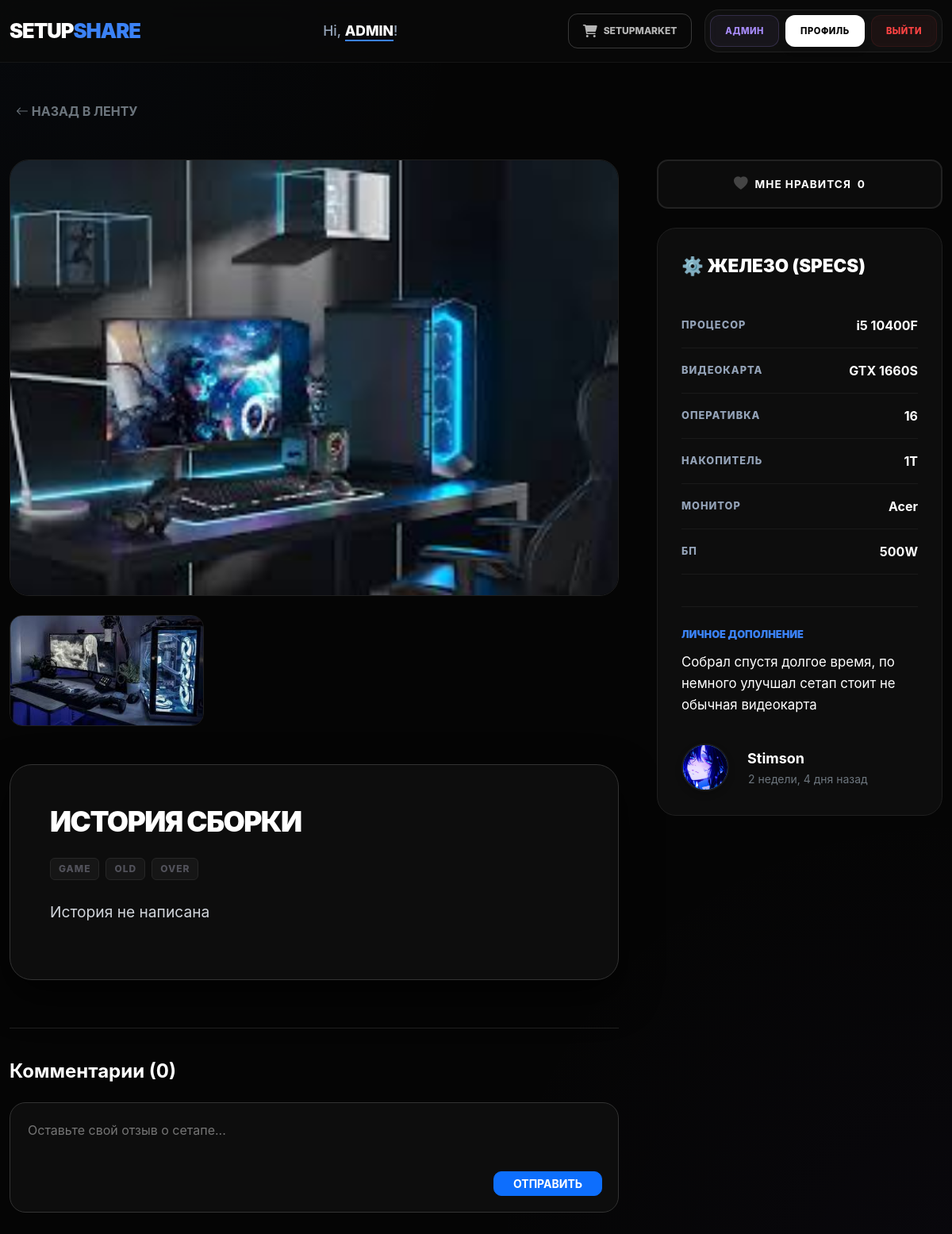
Page /detail/25 (signed in) on the earlier database version.
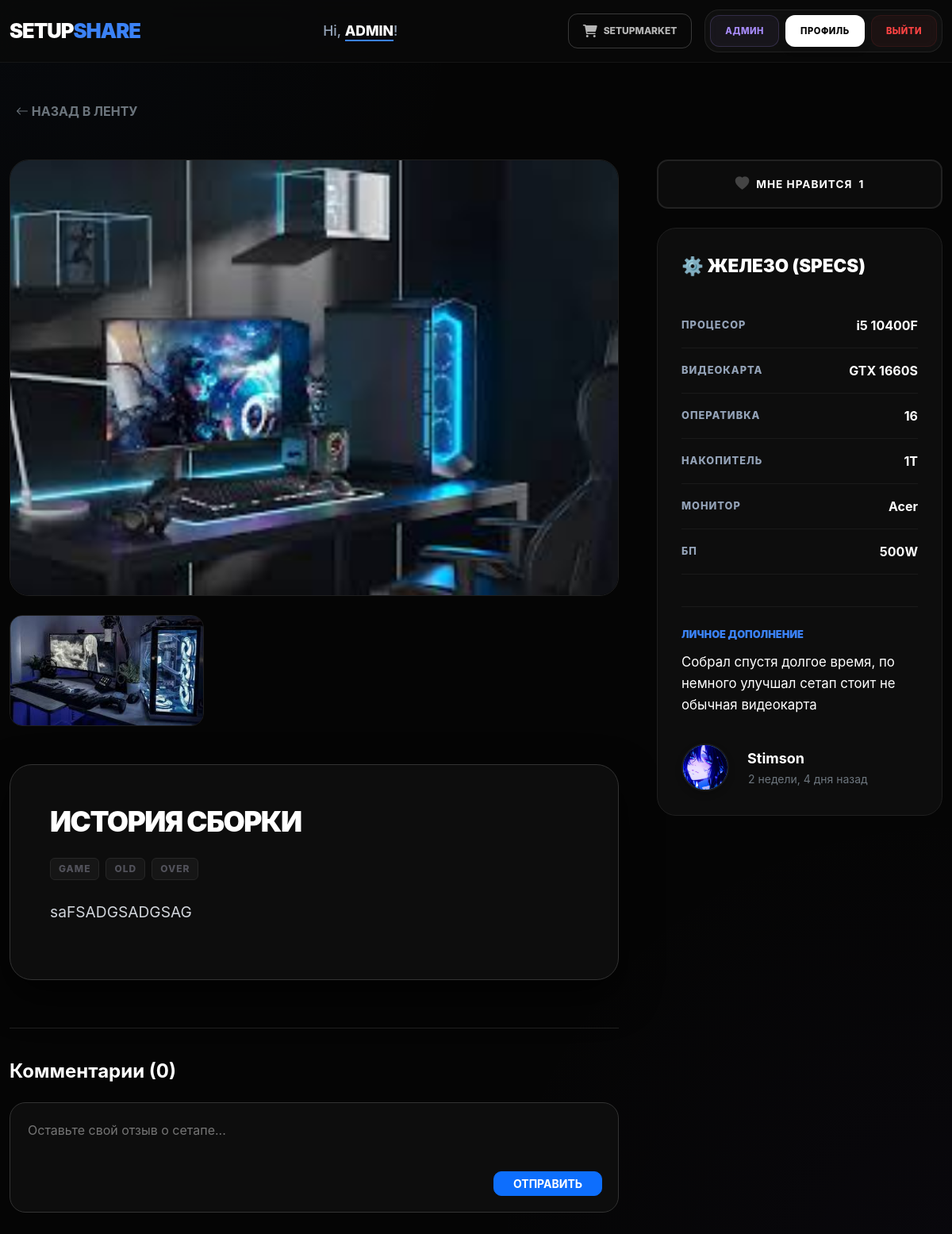
Same page on the later database version.
### main/models.py (models this page shows, shortened)
class SetupPosts(models.Model):
    title = models.CharField(max_length=50, verbose_name='Название поста')
    main_photo = models.ImageField(upload_to='main_photo')
    more_photo1 = models.ImageField(upload_to='morePhoto1', blank=True, null=True)
    more_photo2 = models.ImageField(upload_to='morePhoto2', blank=True, null=True)
    more_photo3 = models.ImageField(upload_to='morePhoto3', blank=True, null=True)
    cpu = models.CharField(max_length=20, verbose_name='Процесор')
    gpu = models.CharField(max_length=20, verbose_name='Видеокарта')
    ram = models.CharField(max_length=20, verbose_name='Оперативка')
    ssd = models.CharField(max_length=30, verbose_name='Накопитель')
    monitor = models.CharField(max_length=30, verbose_name='Монитор')
    ps = models.CharField(max_length=30, blank=True, null=True, verbose_name='БП')
    comment = models.CharField(blank=True, null=True, max_length=100, verbose_name='Дополнение')
    story_setup = models.TextField(blank=True, null=True, verbose_name='История Сборки')
    tegs = models.ManyToManyField(Tag, blank=True, verbose_name='Теги', related_name='posts')
    time = models.DateTimeField(auto_now_add=True, verbose_name="Дата публикации")
    likes = models.ManyToManyField(settings.AUTH_USER_MODEL, related_name='post_likes')
    creator = models.ForeignKey(settings.AUTH_USER_MODEL, on_delete=models.CASCADE)
    def get_specs_list(self):
        field_names = ['cpu', 'gpu', 'ram', 'ssd', 'monitor', 'ps']
        specs = []
        for name in field_names:
            label = self._meta.get_field(name)
            value = getattr(self, name)
            specs.append({
                'label': label.verbose_name,
                'value': value
            })
        return specs
    def get_total_likes(self):
        return self.likes.count()
    @property
    def get_comments_count(self):
        return self.comments.count()

### users/models.py (models this page shows, shortened)
class BioUsers(models.Model):
    creator = models.OneToOneField(CustomRegisterUser, on_delete=models.CASCADE)
    avatar = models.ImageField(upload_to='avatar', null=True, blank=True, verbose_name='Аватар')
    background_image = models.ImageField(upload_to='background_image', null=True, blank=True, verbose_name='Фоновое изображение')
    first_name = models.CharField(max_length=10, null=True, blank=True, verbose_name='Имя пользователя')
    profission = models.CharField(max_length=30, null=True, blank=True, verbose_name='Професия')
    bio = models.CharField(max_length=255, null=True, blank=True, verbose_name='Биография')
    Instagram_url = models.URLField(null=True, blank=True, verbose_name='Ссылка на Instagram')
    github_url = models.URLField(null=True, blank=True, verbose_name='Ссылка на GitHub')
    discord_url = models.URLField(max_length=35, null=True, blank=True, verbose_name='Ссылка на Discord канал')
    steam_url = models.URLField(max_length=255, null=True, blank=True, verbose_name='Ссылка на steam')
    telegram_url = models.URLField(max_length=100, null=True, blank=True, verbose_name='Ссылка на telegram')
    spotify_url = models.URLField(max_length=100, null=True, blank=True, verbose_name='Ссылка на spotify плейлист')
    tiktok_url = models.URLField(max_length=100, blank=True, null=True, verbose_name='Ссылка на ТТ')

class CustomRegisterUser(AbstractUser):
    phone = models.CharField(max_length=12, verbose_name='Номер телефона')

### main/views.py (the view, shortened to what this page needs)
# urls.py: path('detail/<int:pk>', views.Detail_PostView.as_view(), name='detail_post'),
class Detail_PostView(LoginRequiredMixin, DetailView):
    template_name  = 'main/detail_post.html'
    model = SetupPosts
    context_object_name = 'DetailPost'
    def get_context_data(self, **kwargs):
        context = super().get_context_data(**kwargs)
        context['comments'] = self.object.comments.annotate(like_count=Count('comment_likes')).order_by('-like_count', '-created_at')
        context["input_comment"] = CommentPostForm()
        return context

### main/forms.py
class CommentPostForm(forms.ModelForm):
      class Meta:
            model = CommentPost
            fields = ['text',]
            labels = {
                  'text': ''
            }
            widgets = {
                  'text': forms.Textarea(attrs={'rows': '2', 'placeholder': 'Оставьте свой отзыв о сетапе...'})
            }

### templates/main/detail_post.html (shortened to what the changed rows need)
{% extends "base.html" %}
{% load static %}
    {% block extra_css %}
    <link href="https://cdn.jsdelivr.net/npm/bootstrap@5.3.0/dist/css/bootstrap.min.css" rel="stylesheet">
    <link rel="stylesheet" href="https://cdn.jsdelivr.net/npm/bootstrap-icons@1.10.0/font/bootstrap-icons.css">
    <link rel="stylesheet" href="{% static 'common.css'%}">
    <link rel="stylesheet" href="{% static "main/detail_post.css"%}">
    {% endblock extra_css %}
{% block content %}
<div class="container mt-5 mb-5">
    <div class="row g-5">
        <div class="col-lg-8">
            <div class="main-image-container mb-4">
                <img src="{{ DetailPost.main_photo.url }}" alt="Main Setup">
            </div>
            <div class="row g-3 mb-5">
                {% if DetailPost.more_photo1 %}
                <div class="col-4">
                    <img src="{{ DetailPost.more_photo1.url }}" class="gallery-img" onclick="expandImage(this.src)" style="cursor: pointer;">
                </div>
                {% endif %}
            </div>
            <div class="assembly-card">
                <h2 class="assembly-title">История сборки</h2>
                <div class="assembly-tags-stealth">
                    {% for tag in DetailPost.tegs.all %}
                        <span class="tag-lowkey">{{tag.name}}</span>
                    {% endfor %}
                </div>
                <p class="assembly-text">
                    {{DetailPost.story_setup|linebreaksbr|default:"История не написана"}}
                </p>
            </div>
            <div class="comments-section">
                <h4 class="mb-4 fw-bold text-white">Комментарии ({{DetailPost.get_comments_count}})</h4>
                <form method='post'>
                    <div class="comment-input-area">
                    </div>
                </form>
            </div>
        </div>
        <div class="col-lg-4">
            <div class="d-grid gap-3 mb-4">
                    <button type='button' class="btn btn-like fw-bold py-3 d-flex align-items-center justify-content-center w-100 {% if request.user in DetailPost.likes.all %}liked{% endif %}"
                            data-id="{{DetailPost.pk}}"
                            data-url="{% url 'main:posts-likes' DetailPost.pk %}"
                            id="main-post-like">
                        <i class="bi bi-heart-fill me-2"></i>
                        МНЕ НРАВИТСЯ
                        <span class="ms-2 like-count" id="main-post-like-count">{{ DetailPost.get_total_likes }}</span>
                    </button>
            </div>
            <div class="specs-card">
                <ul class="specs-list">
                    {% for spec in DetailPost.get_specs_list %}
                    <li><span class="specs-label">{{spec.label}}</span><span class="specs-value">{{spec.value}}</span></li>
                    {% endfor %}
                </ul>
                <div class="personal-note-simple">
                    <span class="note-label-simple">Личное дополнение</span>
                    <p class="note-text-simple">{{DetailPost.comment|default:"Нет дополнений"}}</p>
                </div>
                <div class="post-author-footer">
                    <div class="avatar me-3">
                        {% if DetailPost.creator.biousers.avatar %}
                            <img src="{{ DetailPost.creator.biousers.avatar.url }}" alt="Avatar" class="avatar-img">
                        {% else %}
                            <div class="avatar-placeholder">
                                {{ DetailPost.creator.biousers.first_name|default:DetailPost.creator.username|slice:":1"|upper }}
                            </div>
                        {% endif %}
                    </div>
                    <div>
                        <div class="fw-bold text-white"><a class="username" href="{% url 'users:profile' pk=DetailPost.creator.pk %}">{{ DetailPost.creator.biousers.first_name|default:DetailPost.creator.username}}</a></div>
                        <div class="small text-secondary">{{ DetailPost.time|timesince}} назад</div>
                    </div>
                </div>
            </div>
        </div>
    </div>
</div>
{% endblock content %}

Differences in the rows shown:
changed SetupPosts "Собрал спустя долгое время, по немного улучшал сетап стоит не обычная видеокарта": story_setup "История не написана" → "saFSADGSADGSAG"; get_total_likes "0" → "1"
